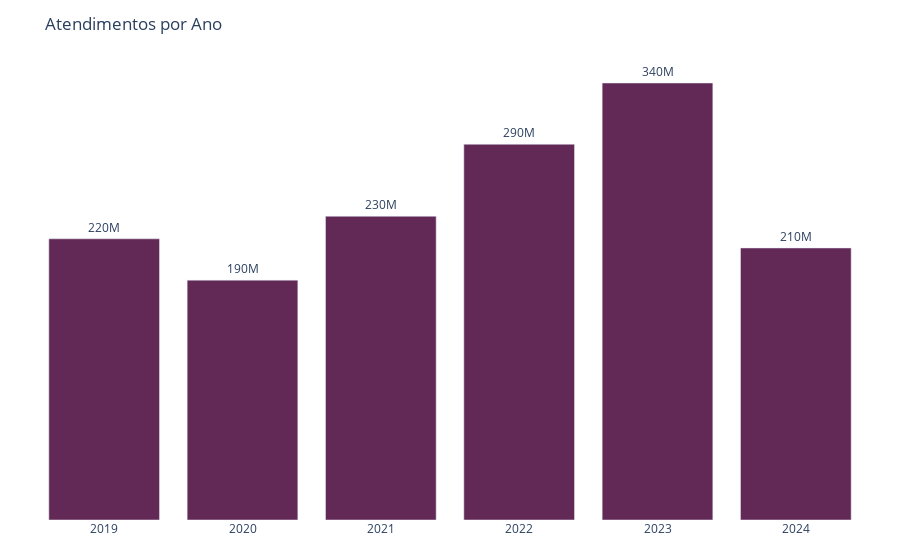

Write notebook code for a chart like this one.
### Code cell
# Gráfico dos últimos 6 anos

# Agrupar os dados por ano e quarter somando os valores
df_grouped = df.groupby(['ano'], observed=True)['valor'].sum().reset_index()

df_grouped = df_grouped.sort_values('ano')

# Filtrar os últimos 6 trimestres
df_filtered = df_grouped.tail(6)

# Criar gráfico de barras
ano_chart = px.bar(
    df_filtered, 
    x="ano", 
    y="valor", 
    text_auto=".2s",
    title="Atendimentos por Ano"
)

# Atualizar as trace e o hovertemplate
ano_chart.update_traces(
    textposition="outside",
    marker_color="#632956",
    hoverlabel=dict(bgcolor="#343A40", font_size=12),
    hovertemplate="<b>%{y:,.0f}</b><br>atendimentos em %{x}<extra></extra>"
)

# Atualizar layout do gráfico
ano_chart.update_layout(
    xaxis_title=None,
    yaxis_title=None,
    plot_bgcolor="rgba(0, 0, 0, 0)",
    yaxis=dict(showticklabels=False),
    margin=dict(l=35, r=35, t=60, b=40),
)

# Exibir gráfico
ano_chart.show()

### Figure 1 — Plotly figure (JSON) as saved in the notebook; plotly's stock layout.template omitted (floating-point values rounded to 4 significant figures)
{"data": [{"alignmentgroup": "True", "hoverlabel": {"bgcolor": "#343A40", "font": {"size": 12}}, "hovertemplate": "<b>%{y:,.0f}</b><br>atendimentos em %{x}<extra></extra>", "legendgroup": "", "marker": {"color": "#632956", "pattern": {"shape": ""}}, "name": "", "offsetgroup": "", "orientation": "v", "showlegend": false, "textposition": "outside", "texttemplate": "%{y:.2s}", "type": "bar", "x": [2019, 2020, 2021, 2022, 2023, 2024], "xaxis": "x", "y": [216908669, 185034103, 234301355, 289850321, 337097074, 209832998], "yaxis": "y"}], "layout": {"barmode": "relative", "legend": {"tracegroupgap": 0}, "margin": {"b": 40, "l": 35, "r": 35, "t": 60}, "plot_bgcolor": "rgba(0, 0, 0, 0)", "title": {"text": "Atendimentos por Ano"}, "xaxis": {"anchor": "y", "domain": [0, 1], "title": {}}, "yaxis": {"anchor": "x", "domain": [0, 1], "showticklabels": false, "title": {}}}}
